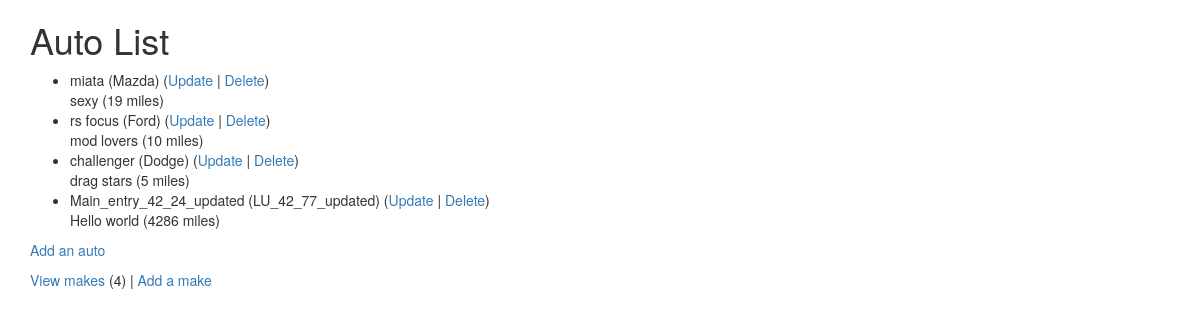
The page /autos/ (signed in) on the database its author committed.
### autos/models.py (models this page shows, shortened)
class Auto(models.Model):
    nickname = models.CharField(
            max_length=200,
            validators=[MinLengthValidator(2, "Nickname must be greater than 1 character")]
    )
    mileage = models.PositiveIntegerField()
    comments = models.CharField(max_length=300)
    make = models.ForeignKey('Make', on_delete=models.CASCADE, null=False)

class Make(models.Model):
    name = models.CharField(
            max_length=200,
            help_text='Enter a make (e.g. Dodge)',
            validators=[MinLengthValidator(2, "Make must be greater than 1 character")]
    )
    def __str__(self):
        return self.name

### autos/views.py (the view)
# urls.py: path('', views.MainView.as_view(), name='all'),
class MainView(LoginRequiredMixin, View):
    def get(self, request):
        mc = Make.objects.all().count()
        al = Auto.objects.all()
        ctx = {'make_count': mc, 'auto_list': al}
        return render(request, 'autos/auto_list.html', ctx)

### autos/templates/autos/auto_list.html (shortened to what this page needs)
{% extends "base_bootstrap.html" %}
{% block content %}
<h1>Auto List</h1>
{% if auto_list %}
<ul>
  {% for auto in auto_list %}
  <li>
    {{ auto.nickname }} ({{ auto.make }}) (<a
      href="{% url 'autos:auto_update' auto.id %}"
      >Update</a
    >
    | <a href="{% url 'autos:auto_delete' auto.id %}">Delete</a>) <br />
    {{ auto.comments }} ({{ auto.mileage }} miles)
  </li>
  {% endfor %}
</ul>
{% else %}
<p>There are no autos in the library.</p>
{% endif %}
<p>
  {% if make_count > 0 %}
  <a href="{% url 'autos:auto_create' %}">Add an auto</a>
  {% else %} Please add a make before you add an auto. {% endif %}
</p>
<p>
  <a href="{% url 'autos:make_list' %}">View makes</a> ({{ make_count }}) |
  <a href="{% url 'autos:make_create' %}">Add a make</a>
</p>
{% endblock %}

### home/templates/base_bootstrap.html (shortened to what this page needs)
<!DOCTYPE html>
<html>
<head>
<link rel="stylesheet"
    href="https://maxcdn.bootstrapcdn.com/bootstrap/3.4.1/css/bootstrap.min.css"
>
<link rel="stylesheet"
    href="https://maxcdn.bootstrapcdn.com/bootstrap/3.4.1/css/bootstrap-theme.min.css"
>
<link rel="stylesheet"
    href="https://code.jquery.com/ui/1.12.1/themes/ui-lightness/jquery-ui.css"
>
<link rel="stylesheet" href="https://use.fontawesome.com/releases/v5.8.1/css/all.css">
<link rel="stylesheet" href="https://use.fontawesome.com/releases/v5.8.1/css/v4-shims.css">
</head>
<body>
<div class="container">
{% block content %}
{% endblock %}
</div>
</body>
</html>

### rows shown on the page
Auto: nickname "miata", make "Mazda", comments "sexy", mileage "19"
Auto: nickname "rs focus", make "Ford", comments "mod lovers", mileage "10"
Auto: nickname "challenger", make "Dodge", comments "drag stars", mileage "5"
Auto: nickname "Main_entry_42_24_updated", make "LU_42_77_updated", comments "Hello world", mileage "4286"

### other values the page prints
{{ make_count }} "4"
